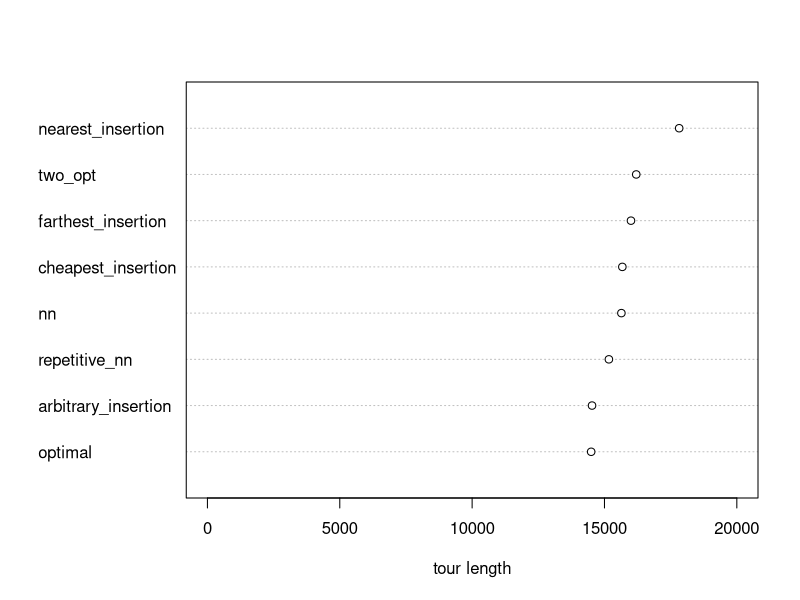
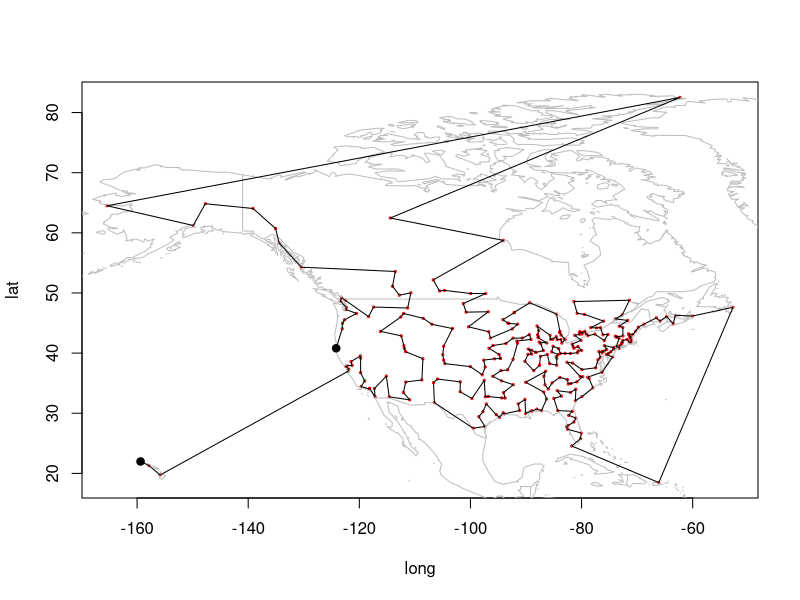
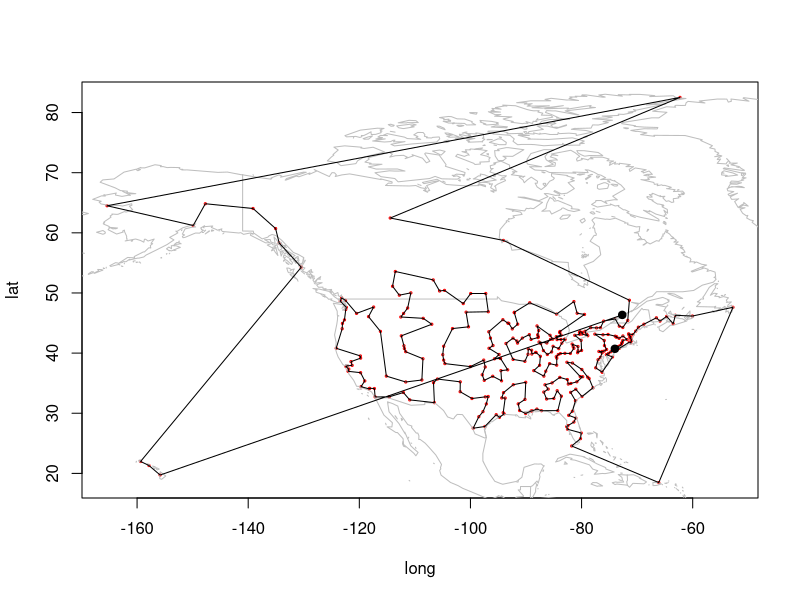
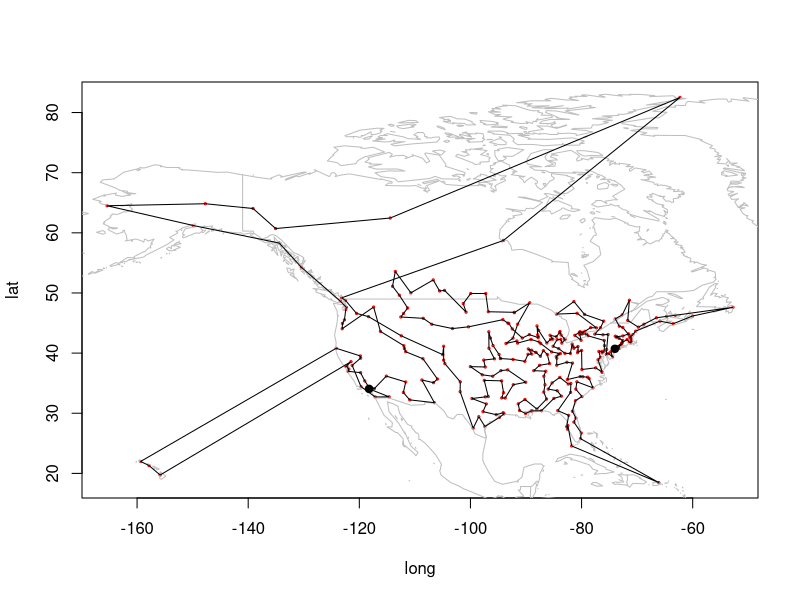
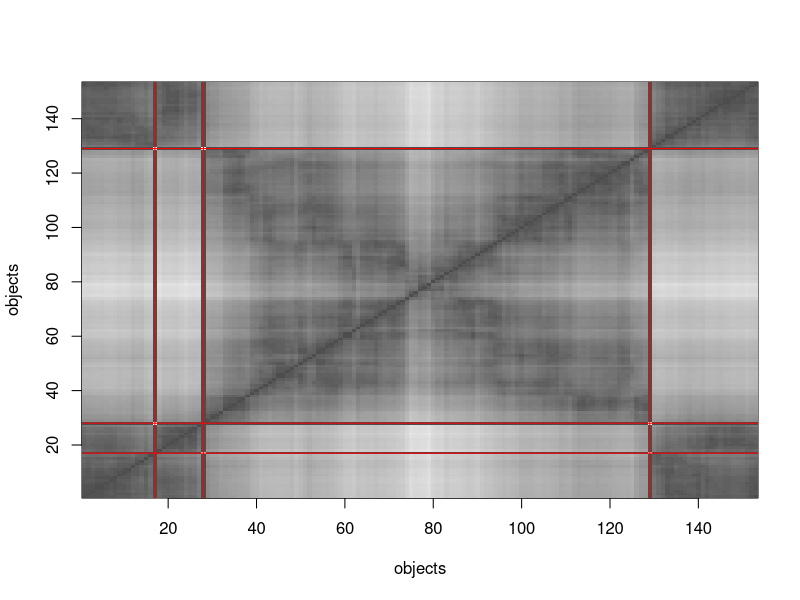
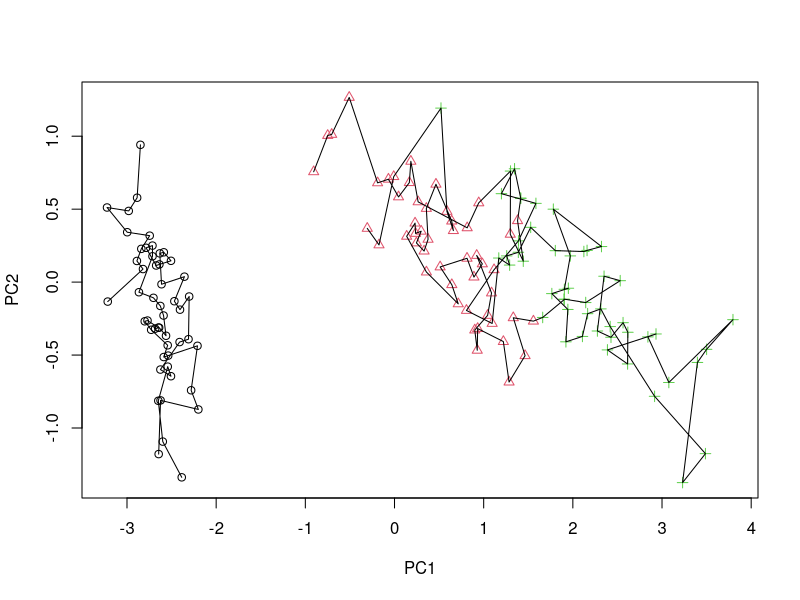

Here is the R script that generated these plots, in order:
### R code from vignette source 'TSP.Rnw'

###################################################
### code chunk number 1: TSP.Rnw:81-84
###################################################
options(width = 75, useFancyQuotes=FALSE, prompt="R> ")
### for sampling
set.seed(1234)


###################################################
### code chunk number 2: TSP.Rnw:645-648
###################################################
library("TSP")
data("USCA50")
USCA50


###################################################
### code chunk number 3: TSP.Rnw:661-662
###################################################
set.seed(1234)


###################################################
### code chunk number 4: dotchart_USCA50
###################################################
methods <- c("nearest_insertion", "farthest_insertion", "cheapest_insertion",
    "arbitrary_insertion", "nn", "repetitive_nn", "two_opt")

tours <- sapply(methods, FUN = function(m) solve_TSP(USCA50, method = m),
                simplify = FALSE)
## tours$concorde  <- solve_TSP(tsp, method = "concorde")

tours[[1]]

dotchart(sort(c(sapply(tours, tour_length), optimal = 14497)),
xlab = "tour length", xlim = c(0, 20000))


###################################################
### code chunk number 5: TSP.Rnw:703-704
###################################################
set.seed(1234)


###################################################
### code chunk number 6: TSP.Rnw:707-711
###################################################
library("TSP")
data("USCA312")
tsp <- insert_dummy(USCA312, label = "cut")
tsp


###################################################
### code chunk number 7: TSP.Rnw:717-719
###################################################
tour <- solve_TSP(tsp, method="farthest_insertion")
tour


###################################################
### code chunk number 8: TSP.Rnw:728-731
###################################################
path <- cut_tour(tour, "cut")
head(labels(path))
tail(labels(path))


###################################################
### code chunk number 9: map1
###################################################
if(require(maps)) {
  library("maps")

  data("USCA312_GPS")

  plot_path <- function(path) {
    plot((USCA312_GPS[, c("long", "lat")]), cex = .3, col = "red")
    map("world", col = "gray", add = TRUE)
    lines(USCA312_GPS[, c("long", "lat")][path,], col = "black")
    points(USCA312_GPS[c(head(path, 1), tail(path, 1)),  c("long", "lat")], pch = 19, col = "black")
  }

  plot_path(path)

} else {
    plot(NA, xlim= c(0,1), ylim = c(0,1))
    text(.5, .5, "Suggested packages not available")
}


###################################################
### code chunk number 10: TSP.Rnw:792-793
###################################################
set.seed(1234)


###################################################
### code chunk number 11: TSP.Rnw:796-807
###################################################
atsp <- as.ATSP(USCA312)
ny <- which(labels(USCA312) == "New York, NY")
atsp[, ny] <- 0
initial_tour <- solve_TSP(atsp, method="nn")
initial_tour
tour <- solve_TSP(atsp, method ="two_opt", control = list(tour = initial_tour))
tour
path <- cut_tour(tour, ny, exclude_cut = FALSE)

head(labels(path))
tail(labels(path))


###################################################
### code chunk number 12: map2
###################################################
plot_path(path)


###################################################
### code chunk number 13: TSP.Rnw:831-833
###################################################
tsp <- reformulate_ATSP_as_TSP(atsp)
tsp


###################################################
### code chunk number 14: TSP.Rnw:845-847 (eval = FALSE)
###################################################
## tour <- solve_TSP(tsp, method = "concorde")
## tour <- as.TOUR(tour[tour <= n_of_cities(atsp)])


###################################################
### code chunk number 15: TSP.Rnw:869-870
###################################################
set.seed(1234)


###################################################
### code chunk number 16: TSP.Rnw:873-883
###################################################
m <- as.matrix(USCA312)
ny <- which(labels(USCA312) == "New York, NY")
la <- which(labels(USCA312) == "Los Angeles, CA")

atsp <- ATSP(m[-c(ny,la), -c(ny,la)])
atsp <- insert_dummy(atsp, label = "LA/NY")

la_ny <- which(labels(atsp) == "LA/NY")
atsp[la_ny, ] <- c(m[-c(ny,la), ny], 0)
atsp[, la_ny] <- c(m[la, -c(ny,la)], 0)


###################################################
### code chunk number 17: TSP.Rnw:888-897
###################################################
tour <- solve_TSP(atsp, method ="nearest_insertion")
tour

path_labels <- c("New York, NY",
    labels(cut_tour(tour, la_ny)), "Los Angeles, CA")
path_ids <- match(path_labels, labels(USCA312))

head(path_labels)
tail(path_labels)


###################################################
### code chunk number 18: map3
###################################################
plot_path(path_ids)


###################################################
### code chunk number 19: TSP.Rnw:941-942
###################################################
set.seed(4444)


###################################################
### code chunk number 20: TSP.Rnw:944-948
###################################################
data("iris")
tsp <- TSP(dist(iris[-5]), labels = iris[, "Species"])
tsp_dummy <- insert_dummy(tsp, n = 3, label = "boundary")
tour <- solve_TSP(tsp_dummy)


###################################################
### code chunk number 21: clustering
###################################################
## plot the distance matrix
image(tsp_dummy, tour, xlab = "objects", ylab ="objects")

## draw lines where the dummy cities are located
abline(h = which(labels(tour)=="boundary"), col = "red")
abline(v = which(labels(tour)=="boundary"), col = "red")


###################################################
### code chunk number 22: TSP.Rnw:986-990
###################################################
out <- rle(labels(tour))
data.frame(Species = out$values,
           Lenghts = out$lengths,
           Pos = cumsum(out$lengths))


###################################################
### code chunk number 23: clustering2
###################################################
prc <- prcomp(iris[1:4])
plot(prc$x, pch = as.numeric(iris[,5]), col =  as.numeric(iris[,5]))

paths <- cut_tour(tour, cut = "boundary")
for(p in paths) lines(prc$x[p, ])
